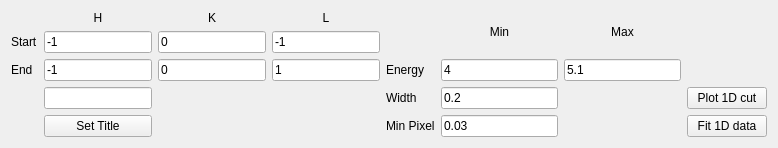
<?xml version="1.0" encoding="UTF-8"?>
<ui version="4.0">
 <class>Form</class>
 <widget class="QWidget" name="Form">
  <property name="geometry">
   <rect>
    <x>0</x>
    <y>0</y>
    <width>778</width>
    <height>140</height>
   </rect>
  </property>
  <property name="windowTitle">
   <string>Form</string>
  </property>
  <layout class="QHBoxLayout" name="horizontalLayout">
   <item>
    <layout class="QGridLayout" name="gridLayout">
     <item row="2" column="0">
      <widget class="QLabel" name="label_7">
       <property name="text">
        <string>End</string>
       </property>
      </widget>
     </item>
     <item row="0" column="2">
      <widget class="QLabel" name="label_5">
       <property name="text">
        <string>K</string>
       </property>
       <property name="alignment">
        <set>Qt::AlignCenter</set>
       </property>
      </widget>
     </item>
     <item row="0" column="1">
      <widget class="QLabel" name="label">
       <property name="text">
        <string>H</string>
       </property>
       <property name="alignment">
        <set>Qt::AlignCenter</set>
       </property>
      </widget>
     </item>
     <item row="2" column="2">
      <widget class="QLineEdit" name="Cut1D_KEnd_lineEdit">
       <property name="text">
        <string>0</string>
       </property>
      </widget>
     </item>
     <item row="1" column="3">
      <widget class="QLineEdit" name="Cut1D_LStart_lineEdit">
       <property name="text">
        <string>-1</string>
       </property>
      </widget>
     </item>
     <item row="2" column="3">
      <widget class="QLineEdit" name="Cut1D_LEnd_lineEdit">
       <property name="text">
        <string>1</string>
       </property>
      </widget>
     </item>
     <item row="0" column="3">
      <widget class="QLabel" name="label_4">
       <property name="text">
        <string>L</string>
       </property>
       <property name="alignment">
        <set>Qt::AlignCenter</set>
       </property>
      </widget>
     </item>
     <item row="1" column="1">
      <widget class="QLineEdit" name="Cut1D_HStart_lineEdit">
       <property name="text">
        <string>-1</string>
       </property>
      </widget>
     </item>
     <item row="3" column="1">
      <widget class="QLineEdit" name="Cut1D_SetTitle_lineEdit"/>
     </item>
     <item row="2" column="1">
      <widget class="QLineEdit" name="Cut1D_HEnd_lineEdit">
       <property name="text">
        <string>-1</string>
       </property>
      </widget>
     </item>
     <item row="1" column="0">
      <widget class="QLabel" name="label_6">
       <property name="text">
        <string>Start</string>
       </property>
      </widget>
     </item>
     <item row="3" column="2">
      <spacer name="verticalSpacer">
       <property name="orientation">
        <enum>Qt::Vertical</enum>
       </property>
       <property name="sizeHint" stdset="0">
        <size>
         <width>20</width>
         <height>5</height>
        </size>
       </property>
      </spacer>
     </item>
     <item row="1" column="2">
      <widget class="QLineEdit" name="Cut1D_KStart_lineEdit">
       <property name="text">
        <string>0</string>
       </property>
      </widget>
     </item>
     <item row="4" column="1">
      <widget class="QPushButton" name="Cut1D_SetTitle_button">
       <property name="text">
        <string>Set Title</string>
       </property>
      </widget>
     </item>
    </layout>
   </item>
   <item>
    <layout class="QGridLayout" name="gridLayout_2">
     <item row="0" column="2">
      <widget class="QLabel" name="label_8">
       <property name="text">
        <string>Max</string>
       </property>
       <property name="alignment">
        <set>Qt::AlignCenter</set>
       </property>
      </widget>
     </item>
     <item row="1" column="1">
      <widget class="QLineEdit" name="Cut1D_EMin_lineEdit">
       <property name="text">
        <string>4</string>
       </property>
      </widget>
     </item>
     <item row="2" column="0">
      <widget class="QLabel" name="label_10">
       <property name="text">
        <string>Width</string>
       </property>
      </widget>
     </item>
     <item row="0" column="1">
      <widget class="QLabel" name="label_2">
       <property name="text">
        <string>Min</string>
       </property>
       <property name="alignment">
        <set>Qt::AlignCenter</set>
       </property>
      </widget>
     </item>
     <item row="1" column="0">
      <widget class="QLabel" name="label_9">
       <property name="text">
        <string>Energy</string>
       </property>
      </widget>
     </item>
     <item row="1" column="2">
      <widget class="QLineEdit" name="Cut1D_EMax_lineEdit">
       <property name="text">
        <string>5.1</string>
       </property>
      </widget>
     </item>
     <item row="3" column="0">
      <widget class="QLabel" name="label_11">
       <property name="text">
        <string>Min Pixel</string>
       </property>
      </widget>
     </item>
     <item row="3" column="1">
      <widget class="QLineEdit" name="Cut1D_MinPixel_lineEdit">
       <property name="text">
        <string>0.03</string>
       </property>
      </widget>
     </item>
     <item row="2" column="1">
      <widget class="QLineEdit" name="Cut1D_Width_lineEdit">
       <property name="text">
        <string>0.2</string>
       </property>
      </widget>
     </item>
    </layout>
   </item>
   <item>
    <layout class="QVBoxLayout" name="verticalLayout">
     <item>
      <spacer name="verticalSpacer_2">
       <property name="orientation">
        <enum>Qt::Vertical</enum>
       </property>
       <property name="sizeHint" stdset="0">
        <size>
         <width>20</width>
         <height>5</height>
        </size>
       </property>
      </spacer>
     </item>
     <item>
      <widget class="QPushButton" name="Cut1D_plot_button">
       <property name="text">
        <string>Plot 1D cut</string>
       </property>
      </widget>
     </item>
     <item>
      <widget class="QPushButton" name="Cut1D_fit_button">
       <property name="text">
        <string>Fit 1D data</string>
       </property>
      </widget>
     </item>
    </layout>
   </item>
  </layout>
 </widget>
 <resources/>
 <connections/>
</ui>
